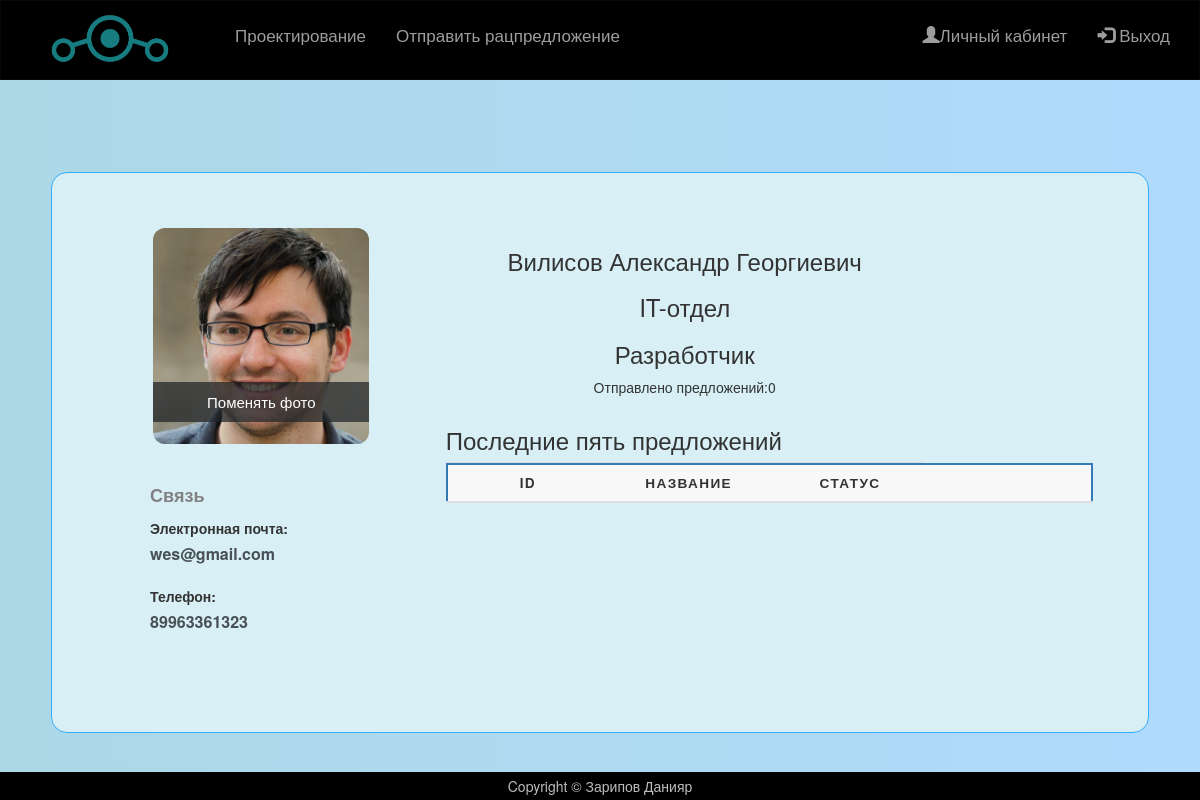
Screenshot of /persarea.php (signed in) with the database file from the repository.
### tables this page shows
CREATE TABLE `organization_img` (
  `id` int(5) UNSIGNED NOT NULL,
  `file` varchar(11) NOT NULL,
  `extension` varchar(11) NOT NULL
);

CREATE TABLE `organization` (
  `id` int(5) NOT NULL,
  `name` varchar(100) NOT NULL,
  `description` text NOT NULL
);

CREATE TABLE `profile_img` (
  `id` int(5) UNSIGNED NOT NULL,
  `id_user` int(5) UNSIGNED NOT NULL,
  `id_status` int(5) UNSIGNED NOT NULL DEFAULT 7,
  `extension` varchar(5) NOT NULL DEFAULT 'jpg'
);

CREATE TABLE `departments` (
  `id` int(5) UNSIGNED NOT NULL,
  `name` varchar(56) NOT NULL,
  `description` text NOT NULL
);

CREATE TABLE `positions` (
  `id` int(5) UNSIGNED NOT NULL,
  `name` varchar(100) NOT NULL
);

### includes/logo.php (called while the page is built)
<?php
require('php/db.php');
$logo = mysqli_fetch_assoc(mysqli_query($connection, "SELECT * FROM organization_img"));
$name = mysqli_fetch_assoc(mysqli_query($connection, "SELECT * FROM organization"));

### persArea.php (the view, shortened to what this page needs)
<?php include('includes/session.php');
if ($sesRole == '3') {
  $rats = mysqli_query($connection, "SELECT
     ideas.id as 'iId', ideas.name as 'iName', date, status,
     user.name as 'uName', user.family as 'uFamily', user.father as 'uFather',
     status.name as 'sName'
     FROM ideas
     LEFT JOIN status on ideas.status = status.id
     LEFT JOIN user on ideas.sender = user.id
     WHERE sender = $sesid
     ORDER BY ideas.id DESC
     LIMIT 5");
}
$ratsCount = mysqli_num_rows($rats);
?>
<div class="container profile">
  <form action="persarea.php" method="post" enctype="multipart/form-data">
    <div class="row">
      <div class="col-md-4">
        <div class="profileImg">
          <?php
          if ($sesRole == 3) {
            $resultImg = mysqli_query($connection,
            "SELECT * FROM profile_img
              WHERE id_user = '$sesid' ");
          }else {
            $resultImg = mysqli_query($connection,
            "SELECT * FROM chief_img
              WHERE id_chief = '$sesid'
              LIMIT 1");
          }
            while ($rowImg = mysqli_fetch_assoc($resultImg)) {
              $ext = $rowImg['extension'];
              if ($rowImg['id_status'] == 8) {
                echo "<img id='profilePic'src='img/uploads/profile/".$sesPhone.".".$ext."'>";
              } else {
                echo "<img id='profilePic' src='img/uploads/profile/profiledef.jpg'>";
              }
            }
          ?>
          <div class="file btn btn-lg btn-primary">
            Поменять фото
          </div>
        </div>
      </div>
      <div class="col-md-6">
        <div class="profileHead text-center">
          <h3><?php echo $sesFamily.' '.$sesName.' '.$sesFather ?></h3>
          <h3><?php echo $dep['name'] ?></h3>
          <h3><?php echo $pos['name'] ?></h3>
          <?php if ($sesRole == 3){
            echo "<p >Отправлено предложений:$ratsCount </p>";
          } ?>
            <?php if ($sesRole == 3){
              echo "<ul class='nav nav-tabs' role='tablist'>
                <li class='nav-item'>
                  <h3>Последние пять предложений</h3>
                </li>
              </ul>";
            } ?>
        </div>
      </div>
    </div>
    <div class="row">
      <div class="col-md-4 hidden-xs">
        <div class="profileSocials">
          <p>Связь</p>
          <label>Электронная почта:</label>
          <a href="mailto:<?php echo $sesMail ?>"><?php echo $sesMail ?></a><br><br>
          <label>Телефон:</label><br>
          <a href="tel:<?php echo $sesPhone ?>"><?php echo $sesPhone ?></a>
        </div>
      </div>
      <div class='col-md-8 tables'>
      <?php if ($sesRole == 3){ echo
      "<table class='table table-striped' style='border: 2px solid #337ab7'>
            <thead>
              <tr>
                <th scope='col'>ID</th>
                <th scope='col'>Название</th>
                <th scope='col'>Статус</th>
                <th scope='col'></th>
              </tr>
            </thead>
            <tbody>";
              while ($res = mysqli_fetch_assoc($rats)) {
                echo "
                <tr>
                  <td data-label='ID'>{$res['iId']}</td>
                  <td data-label='Название'>{$res['iName']}</td>
                  <td data-label='Статус'>{$res['sName']}</td>
                ";
                if ($res['status'] == 3) {
                  echo "
                  <td data-label=''>
                    <a href='idEdit.php?idIdea={$res['iId']}' class='btn btn-primary'>
                      Редактировать
                    </a>
                  </td>
                </tr>";
              } else {
                echo "
                <td data-label=''>
                </td>
                </tr>";
              }
            }; echo
            "</tbody>
          </table>";
      } ?>
    </div>
    </div>
  </form>
</div>
<?php include('includes/footer.php') ?>

### includes/header1.php
<?php require ('includes/logo.php') ?>
<nav class="navbar navbar-inverse">
  <div class="container">
    <div class="navbar-header col-md-2">
         <span class="navbar-brand">
           <img src="img/uploads/<?php echo $logo['file'].'.'.$logo['extension'] ?>" alt="" id="logo">
         </span>
    </div>
    <ul class="nav navbar-nav">
      <li><a href="index.php"><?php echo $name['name'] ?></a></li>
      <li><a href="rationals.php">Отправить рацпредложение</a></li>
    </ul>
    <ul class="nav navbar-nav navbar-right">
      <li><a href="persarea.php"><span class="glyphicon glyphicon-user"></span>Личный кабинет</a></li>
      <li><a href="php/logout.php"><span class="glyphicon glyphicon-log-in"></span> Выход</a></li>
    </ul>
  </div>
</nav>

### css/style.css (style rules this page uses)
.navbar { min-height: 80px; border-radius: 0; font-size: 17px; text-align: center; background-color: #000; }
.navbar li { margin-top: 9px; }
#logo { max-height: 65px; margin-top: -10px; }
html, body { height: 100%; }
table { border-right: 2px solid #337ab7; border-left: 2px solid #337ab7; border-collapse: collapse; margin: 0; padding: 0; width: 100%; table-layout: fixed; }
table tr { background-color: #f8f8f8; border: 1px solid #ddd; padding: .35em; }
table th, table td { padding: .625em; text-align: center; }
table th { font-size: .85em; letter-spacing: .1em; text-transform: uppercase; }
body { background: #90C5FD; background: linear-gradient(to right, #add8e6, #afdafc); }
.profile { padding: 3%; margin-top: 3%; margin-bottom: 3%; }
.profile form { border-radius: 16px; padding: 5%; background: #d7eff5; border: 1.8px solid #33AEFF; }
.profileImg { text-align: center; }
.profileImg img { width: 70%; border-radius: 12px; }
.profileImg .file { position: relative; overflow: hidden; margin-top: -20%; width: 70%; border: none; border-radius: 0; font-size: 15px; background: #212529b8; }
.profileSocials { padding: 14%; margin-top: -15%; }
.profileSocials p { font-size: 18px; color: #818182; font-weight: 600; margin-top: 10%; }
.profileSocials a { text-decoration: none; color: #495057; font-weight: 600; font-size: 16px; }

### rows the page displays
organization_img: file (picture)
organization: name "Проектирование"
departments: name "IT-отдел"
positions: name "Разработчик"

### other values shown
$sesFamily "Вилисов"
$sesName "Александр"
$sesFather "Георгиевич"
$ratsCount "0"
$sesMail "wes@gmail.com"
$sesPhone "89963361323"
